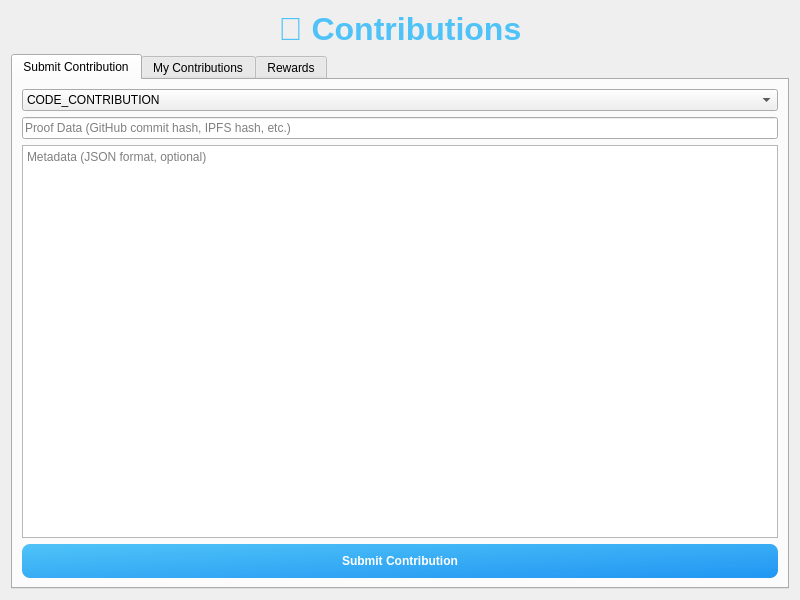
<?xml version="1.0" encoding="UTF-8"?>
<ui version="4.0">
 <class>ContributionsPage</class>
 <widget class="QWidget" name="ContributionsPage">
  <property name="geometry">
   <rect>
    <x>0</x>
    <y>0</y>
    <width>800</width>
    <height>600</height>
   </rect>
  </property>
  <property name="windowTitle">
   <string>Contributions</string>
  </property>
  <layout class="QVBoxLayout" name="verticalLayout">
   <item>
    <widget class="QLabel" name="titleLabel">
     <property name="text">
      <string>&lt;html&gt;&lt;head/&gt;&lt;body&gt;&lt;p&gt;&lt;span style=&quot;font-size:24pt; font-weight:600; color:#4FC3F7;&quot;&gt;📝 Contributions&lt;/span&gt;&lt;/p&gt;&lt;/body&gt;&lt;/html&gt;</string>
     </property>
     <property name="alignment">
      <set>Qt::AlignCenter</set>
     </property>
    </widget>
   </item>
   <item>
    <widget class="QTabWidget" name="contribTabs">
     <property name="currentIndex">
      <number>0</number>
     </property>
     <widget class="QWidget" name="submitTab">
      <attribute name="title">
       <string>Submit Contribution</string>
      </attribute>
      <layout class="QVBoxLayout" name="verticalLayout_2">
       <item>
        <widget class="QComboBox" name="contribTypeCombo">
         <item>
          <property name="text">
           <string>CODE_CONTRIBUTION</string>
          </property>
         </item>
         <item>
          <property name="text">
           <string>CHARITABLE_ACT</string>
          </property>
         </item>
         <item>
          <property name="text">
           <string>CREATIVE_WORK</string>
          </property>
         </item>
         <item>
          <property name="text">
           <string>EDUCATIONAL_CONTENT</string>
          </property>
         </item>
         <item>
          <property name="text">
           <string>CODE_MENTORSHIP</string>
          </property>
         </item>
         <item>
          <property name="text">
           <string>AI_VALIDATION</string>
          </property>
         </item>
         <item>
          <property name="text">
           <string>DATA_LABELING</string>
          </property>
         </item>
         <item>
          <property name="text">
           <string>ETHICAL_REVIEW</string>
          </property>
         </item>
        </widget>
       </item>
       <item>
        <widget class="QLineEdit" name="proofDataInput">
         <property name="placeholderText">
          <string>Proof Data (GitHub commit hash, IPFS hash, etc.)</string>
         </property>
        </widget>
       </item>
       <item>
        <widget class="QTextEdit" name="metadataInput">
         <property name="placeholderText">
          <string>Metadata (JSON format, optional)</string>
         </property>
        </widget>
       </item>
       <item>
        <widget class="QPushButton" name="submitButton">
         <property name="text">
          <string>Submit Contribution</string>
         </property>
         <property name="styleSheet">
          <string>background: qlineargradient(x1:0, y1:0, x2:1, y2:1, stop:0 #4FC3F7, stop:1 #2196F3); color: white; border-radius: 8px; padding: 10px; font-weight: bold;</string>
         </property>
        </widget>
       </item>
      </layout>
     </widget>
     <widget class="QWidget" name="statusTab">
      <attribute name="title">
       <string>My Contributions</string>
      </attribute>
      <layout class="QVBoxLayout" name="verticalLayout_3">
       <item>
        <widget class="QTableView" name="contributionsTable">
         <property name="alternatingRowColors">
          <bool>true</bool>
         </property>
        </widget>
       </item>
      </layout>
     </widget>
     <widget class="QWidget" name="rewardsTab">
      <attribute name="title">
       <string>Rewards</string>
      </attribute>
      <layout class="QVBoxLayout" name="verticalLayout_4">
       <item>
        <widget class="QLabel" name="totalRewardsLabel">
         <property name="text">
          <string>&lt;html&gt;&lt;head/&gt;&lt;body&gt;&lt;p&gt;&lt;span style=&quot;font-size:18pt;&quot;&gt;Total Rewards: &lt;span style=&quot;color:#4CAF50; font-weight:bold;&quot;&gt;0.00 FC&lt;/span&gt;&lt;/span&gt;&lt;/p&gt;&lt;/body&gt;&lt;/html&gt;</string>
         </property>
         <property name="alignment">
          <set>Qt::AlignCenter</set>
         </property>
        </widget>
       </item>
       <item>
        <widget class="QLabel" name="bonusMultiplierLabel">
         <property name="text">
          <string>&lt;html&gt;&lt;head/&gt;&lt;body&gt;&lt;p&gt;Current Bonus Multiplier: &lt;span style=&quot;color:#4FC3F7;&quot;&gt;1.00x&lt;/span&gt;&lt;/p&gt;&lt;/body&gt;&lt;/html&gt;</string>
         </property>
         <property name="alignment">
          <set>Qt::AlignCenter</set>
         </property>
        </widget>
       </item>
      </layout>
     </widget>
    </widget>
   </item>
  </layout>
 </widget>
 <resources/>
 <connections/>
</ui>
